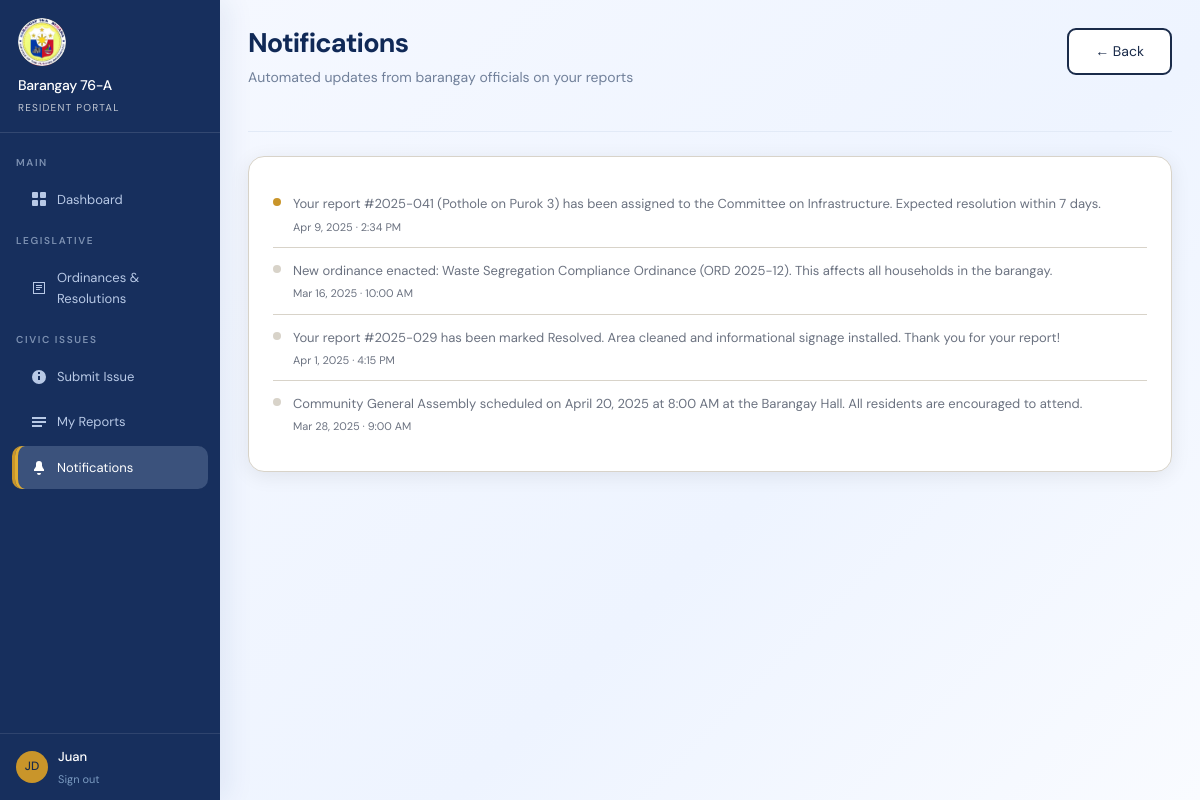
Screenshot of /notifications.php (signed in) with the database file from the repository.
### tables this page shows
CREATE TABLE IF NOT EXISTS users (
    id INT AUTO_INCREMENT PRIMARY KEY,
    full_name VARCHAR(150) NOT NULL,
    birthdate DATE DEFAULT NULL,
    email VARCHAR(150) NOT NULL UNIQUE,
    password_hash VARCHAR(255) NOT NULL,
    role ENUM('resident','official','admin') NOT NULL DEFAULT 'resident',
    committee VARCHAR(100) DEFAULT NULL,
    position VARCHAR(120) DEFAULT NULL,
    phone VARCHAR(40) DEFAULT NULL,
    residency_verified TINYINT(1) DEFAULT 0,
    rejection_reason VARCHAR(255) DEFAULT NULL,
    address VARCHAR(255) DEFAULT NULL,
    identification VARCHAR(255) DEFAULT NULL,
    photo_path VARCHAR(255) DEFAULT NULL,
    created_at DATETIME DEFAULT CURRENT_TIMESTAMP
);

### config.php (called while the page is built, shortened)
<?php
$DB_HOST = 'localhost';
$DB_NAME = 'barangay_system';
$DB_USER = 'root';
$DB_PASS = '';
try {
    $db = new PDO("mysql:host=$DB_HOST;dbname=$DB_NAME;charset=utf8mb4", $DB_USER, $DB_PASS);
    $db->setAttribute(PDO::ATTR_ERRMODE, PDO::ERRMODE_EXCEPTION);
    $db->exec("CREATE TABLE IF NOT EXISTS issue_updates (
        id INT AUTO_INCREMENT PRIMARY KEY,
        issue_id INT NOT NULL,
        user_id INT NOT NULL,
        status ENUM('Open', 'In Progress', 'Resolved') NOT NULL,
        notes TEXT DEFAULT NULL,
        photo_path VARCHAR(255) DEFAULT NULL,
        created_at DATETIME DEFAULT CURRENT_TIMESTAMP,
        KEY idx_issue_id (issue_id),
        KEY idx_user_id (user_id)
    ) ENGINE=InnoDB DEFAULT CHARSET=utf8mb4 COLLATE=utf8mb4_unicode_ci");
    $db->exec("CREATE TABLE IF NOT EXISTS residents (
        resident_id INT AUTO_INCREMENT PRIMARY KEY,
        name VARCHAR(150) NOT NULL,
        contact_number VARCHAR(40) NOT NULL,
        age TINYINT UNSIGNED NOT NULL,
        created_at DATETIME DEFAULT CURRENT_TIMESTAMP,
        UNIQUE KEY uq_resident_name (name),
        KEY idx_resident_name (name)
    ) ENGINE=InnoDB DEFAULT CHARSET=utf8mb4 COLLATE=utf8mb4_unicode_ci");
    $db->exec("CREATE TABLE IF NOT EXISTS certificate_requests (
        request_id INT AUTO_INCREMENT PRIMARY KEY,
        resident_id INT NOT NULL,
        purpose VARCHAR(255) NOT NULL,
        full_name VARCHAR(150) NOT NULL,
        birthdate DATE DEFAULT NULL,
        address VARCHAR(255) NOT NULL,
        civil_status VARCHAR(50) DEFAULT NULL,
        phone VARCHAR(40) DEFAULT NULL,
        valid_id_path VARCHAR(255) DEFAULT NULL,
        claim_method ENUM('pickup', 'digital') NOT NULL DEFAULT 'pickup',
        status ENUM('Pending', 'Processing', 'Ready for Pick-up', 'Released', 'Rejected') NOT NULL DEFAULT 'Pending',
        notes TEXT DEFAULT NULL,
        requested_at DATETIME NOT NULL DEFAULT CURRENT_TIMESTAMP,
        release_date DATETIME DEFAULT NULL,
        digital_generated_at DATETIME DEFAULT NULL,
        processed_by INT DEFAULT NULL,
        FOREIGN KEY (resident_id) REFERENCES users(id) ON DELETE CASCADE,
        FOREIGN KEY (processed_by) REFERENCES users(id) ON DELETE SET NULL,
        KEY idx_certificate_resident (resident_id),
        KEY idx_certificate_status (status)
    ) ENGINE=InnoDB DEFAULT CHARSET=utf8mb4 COLLATE=utf8mb4_unicode_ci");
    foreach ([
        'claim_method' => "ENUM('pickup', 'digital') NOT NULL DEFAULT 'pickup' AFTER valid_id_path",
        'digital_generated_at' => 'DATETIME DEFAULT NULL AFTER release_date'
    ] as $column => $definition) {
        try {
            $db->exec("ALTER TABLE certificate_requests ADD COLUMN {$column} {$definition}");
        } catch (PDOException $e) {
            if (($e->errorInfo[1] ?? null) !== 1060) {
                throw $e;
            }
        }
    }
    foreach ([
        'birthdate' => 'DATE DEFAULT NULL AFTER full_name',
        'position' => 'VARCHAR(120) DEFAULT NULL AFTER committee',
        'phone' => 'VARCHAR(40) DEFAULT NULL AFTER position',
        'photo_path' => 'VARCHAR(255) DEFAULT NULL AFTER identification',
        'rejection_reason' => 'VARCHAR(255) DEFAULT NULL AFTER residency_verified'
    ] as $column => $definition) {
        try {
            $db->exec("ALTER TABLE users ADD COLUMN {$column} {$definition}");
        } catch (PDOException $e) {
            if (($e->errorInfo[1] ?? null) !== 1060) {
                throw $e;
            }
        }
    }
    try {
        $db->exec("ALTER TABLE legislation ADD COLUMN document_image_path VARCHAR(255) DEFAULT NULL AFTER description");
    } catch (PDOException $e) {
        if (($e->errorInfo[1] ?? null) !== 1060) {
            throw $e;
        }
    }
    $db->exec("UPDATE legislation SET document_image_path = CASE title
        WHEN 'Curfew Hours for Minors Ordinance' THEN 'assets/uploads/legislation/curfew.jpg'
        WHEN 'Barangay Livelihood Support Program' THEN 'assets/uploads/legislation/livelihood.png'
        WHEN 'Waste Segregation Compliance Ordinance' THEN 'assets/uploads/legislation/waste.jpg'
        ELSE document_image_path
    END
    WHERE title IN ('Curfew Hours for Minors Ordinance', 'Barangay Livelihood Support Program', 'Waste Segregation Compliance Ordinance')
      AND (document_image_path IS NULL OR document_image_path = '')");
    $db->exec("UPDATE users SET
        position = CASE email
            WHEN 'maria.santos@barangay.gov' THEN 'Barangay Captain'
            WHEN 'roberto.cruz@barangay.gov' THEN 'Committee Chairperson'
            WHEN 'luz.peralta@barangay.gov' THEN 'Committee Chairperson'
            WHEN 'carlos.mendoza@barangay.gov' THEN 'Committee Chairperson'
            WHEN 'elena.fernandez@barangay.gov' THEN 'Committee Chairperson'
            WHEN 'david.santos@barangay.gov' THEN 'Committee Chairperson'
            WHEN 'susan.morales@barangay.gov' THEN 'Committee Chairperson'
            ELSE COALESCE(position, 'Barangay Official')
        END,
        phone = COALESCE(NULLIF(phone, ''), 'Contact through Barangay Hall'),
        address = COALESCE(NULLIF(address, ''), 'Barangay Hall, Barangay 76-A')
        WHERE role = 'official'");
} catch (PDOException $e) {
    die('Database connection failed: ' . $e->getMessage());
}
function currentUser() {
    $user = $_SESSION['user'];
    global $db;
    try {
        $stmt = $db->prepare('SELECT * FROM users WHERE id = ? LIMIT 1');
        $stmt->execute([$user['id']]);
        $freshUser = $stmt->fetch(PDO::FETCH_ASSOC);
        if ($freshUser) {
            return $freshUser;
        }
    } catch (Throwable $e) {
        return $user;
    }
    return $user;
}
function requireRole($roles = []) {
    $user = currentUser();
}

### notifications.php (the view, shortened to what this page needs)
<?php
require_once 'config.php';
requireRole(['resident']);
$user = currentUser();
$notifications = [
    [
        'status' => 'new',
        'text' => 'Your report #2025-041 (Pothole on Purok 3) has been assigned to the Committee on Infrastructure. Expected resolution within 7 days.',
        'time' => 'Apr 9, 2025 · 2:34 PM'
    ],
    [
        'status' => 'read',
        'text' => 'New ordinance enacted: Waste Segregation Compliance Ordinance (ORD 2025-12). This affects all households in the barangay.',
        'time' => 'Mar 16, 2025 · 10:00 AM'
    ],
    [
        'status' => 'read',
        'text' => 'Your report #2025-029 has been marked Resolved. Area cleaned and informational signage installed. Thank you for your report!',
        'time' => 'Apr 1, 2025 · 4:15 PM'
    ],
    [
        'status' => 'read',
        'text' => 'Community General Assembly scheduled on April 20, 2025 at 8:00 AM at the Barangay Hall. All residents are encouraged to attend.',
        'time' => 'Mar 28, 2025 · 9:00 AM'
    ],
];
?>
<!DOCTYPE html>
<html lang="en">
<head>
    <link rel="stylesheet" href="assets/css/style.css?v=20260909-logo">
</head>
<body style="display:flex;min-height:100vh;">
<div class="sidebar" id="sb-notifs">
  <div class="sidebar-brand">
    <div class="sb-seal">⚖</div>
    <div class="sb-name">Barangay 76-A</div>
    <div class="sb-role">Resident Portal</div>
  </div>
  <nav class="sidebar-nav">
    <div class="nav-section">Main</div>
    <div class="nav-item" onclick="location.href='resident_dashboard.php'">
      <svg width="16" height="16" viewBox="0 0 16 16" fill="currentColor"><rect x="1" y="1" width="6" height="6" rx="1"/><rect x="9" y="1" width="6" height="6" rx="1"/><rect x="1" y="9" width="6" height="6" rx="1"/><rect x="9" y="9" width="6" height="6" rx="1"/></svg>
      Dashboard
    </div>
    <div class="nav-section">Legislative</div>
    <div class="nav-item" onclick="location.href='legislation.php'">
      <svg width="16" height="16" viewBox="0 0 16 16" fill="currentColor"><path d="M2 2h12v12H2V2zm1 1v10h10V3H3zm2 2h6v1H5V5zm0 2h6v1H5V7zm0 2h4v1H5V9z"/></svg>
      Ordinances & Resolutions
    </div>
    <div class="nav-section">Civic Issues</div>
    <div class="nav-item" onclick="location.href='report_issue.php'">
      <svg width="16" height="16" viewBox="0 0 16 16" fill="currentColor"><path d="M8 1a7 7 0 100 14A7 7 0 008 1zm1 10H7V7h2v4zm0-6H7V3h2v2z"/></svg>
      Submit Issue
    </div>
    <div class="nav-item" onclick="location.href='issue_status.php'">
      <svg width="16" height="16" viewBox="0 0 16 16" fill="currentColor"><path d="M1 3h14v2H1V3zm0 4h14v2H1V7zm0 4h10v2H1v-2z"/></svg>
      My Reports
    </div>
    <div class="nav-item active">
      <svg width="16" height="16" viewBox="0 0 16 16" fill="currentColor"><path d="M8 1a3 3 0 00-3 3v2.1c0 .55-.23 1.08-.63 1.45L3 9.5v1.5h10V9.5l-1.37-1.95A1.99 1.99 0 0011 6.1V4a3 3 0 00-3-3zm0 14a2 2 0 002-2H6a2 2 0 002 2z"/></svg>
      Notifications
    </div>
  </nav>
  <div class="sidebar-footer">
    <div class="sb-user">
      <div class="sb-avatar"><?= strtoupper(substr($user['full_name'], 0, 1)) . strtoupper(substr($user['full_name'], strpos($user['full_name'], ' ') + 1, 1)) ?></div>
      <div>
        <div class="sb-uname"><?= htmlspecialchars(explode(' ', $user['full_name'])[0]) ?></div>
        <div class="sb-logout" onclick="location.href='logout.php'">Sign out</div>
      </div>
    </div>
  </div>
</div>
<div class="main" style="flex:1; padding:28px;">
  <div class="page-header">
    <div style="display:flex;justify-content:space-between;align-items:flex-start;gap:16px;flex-wrap:wrap;margin-bottom:24px">
      <div>
        <h1 class="page-title">Notifications</h1>
        <p class="page-sub">Automated updates from barangay officials on your reports</p>
      </div>
      <a href="resident_dashboard.php" class="btn-secondary" style="display:inline-flex;align-items:center;justify-content:center">← Back</a>
    </div>
  </div>
  <div class="card" style="padding:24px;">
    <?php foreach ($notifications as $notification): ?>
      <div class="notif-item">
        <div class="notif-dot<?= $notification['status'] === 'read' ? ' read' : '' ?>"></div>
        <div class="notif-text">
          <p style="margin:0"><?= htmlspecialchars($notification['text']) ?></p>
          <div class="notif-time"><?= htmlspecialchars($notification['time']) ?></div>
        </div>
      </div>
    <?php endforeach; ?>
  </div>
</div>
</body>
</html>

### rows the page displays
users: full_name "J", full_name "D", full_name "Juan"

### other values shown
$notification['text'] "Your report #2025-041 (Pothole on Purok 3) has been assigned to the Committee on Infrastructure. Expected resolution within 7 days."
$notification['time'] "Apr 9, 2025 · 2:34 PM"
$notification['text'] "New ordinance enacted: Waste Segregation Compliance Ordinance (ORD 2025-12). This affects all households in the barangay."
$notification['time'] "Mar 16, 2025 · 10:00 AM"
$notification['text'] "Your report #2025-029 has been marked Resolved. Area cleaned and informational signage installed. Thank you for your report!"
$notification['time'] "Apr 1, 2025 · 4:15 PM"
$notification['text'] "Community General Assembly scheduled on April 20, 2025 at 8:00 AM at the Barangay Hall. All residents are encouraged to attend."
$notification['time'] "Mar 28, 2025 · 9:00 AM"
